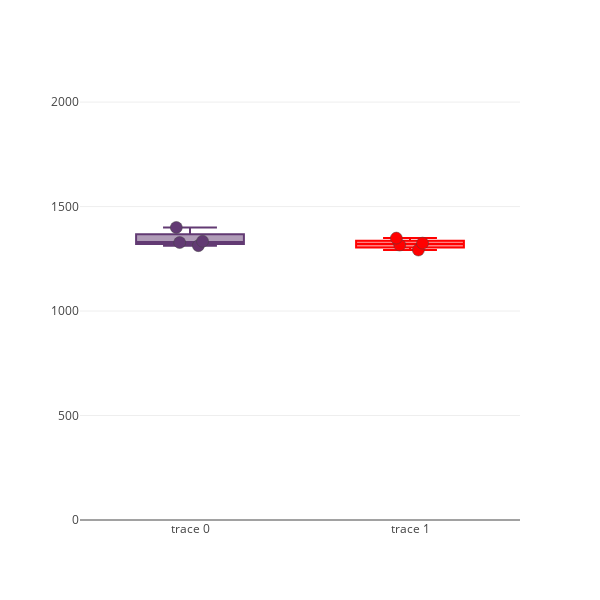

This figure's notebook cell:
### Code cell
color_palette = ['#623a73', '#ff0000']
fig = go.Figure()
for i, el in enumerate(nums_all):
    fig.add_trace(go.Box(y = el, boxpoints='all', pointpos=0, marker_color = color_palette[i%2], marker=dict(size=12, line = dict(width = 0.5))))
fig.update_layout(width = 600, height = 600, template = 'none', showlegend = False)
fig.update_yaxes(range = [0,2010])
fig.show()
#fig.write_image(r'D:\Projects\SPEC\figs_raw\Suppl_Figure1i.pdf', width = 600, height = 600)

### Figure 1 — Plotly figure (JSON) as saved in the notebook; plotly's stock layout.template omitted (floating-point values rounded to 4 significant figures)
{"data": [{"boxpoints": "all", "marker": {"color": "#623a73", "line": {"width": 0.5}, "size": 12}, "pointpos": 0, "type": "box", "y": [1328, 1313, 1400, 1334]}, {"boxpoints": "all", "marker": {"color": "#ff0000", "line": {"width": 0.5}, "size": 12}, "pointpos": 0, "type": "box", "y": [1349, 1325, 1292, 1316]}], "layout": {"height": 600, "showlegend": false, "width": 600, "yaxis": {"range": [0, 2010]}}}
